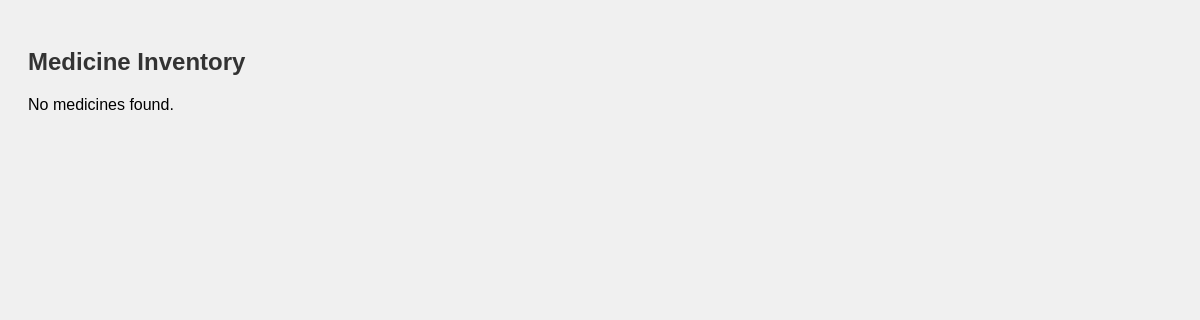
The app's page /medicines/view_medicines.php, older data.
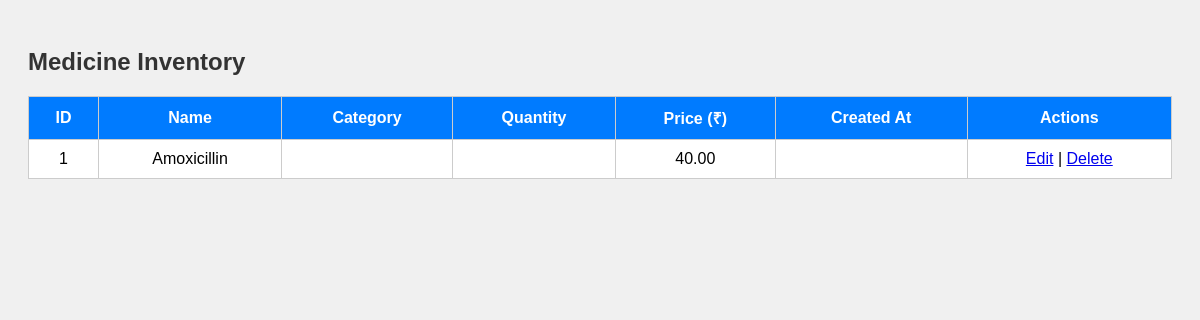
The same page, newer data.
### tables this page shows
CREATE TABLE `medicines` (
  `id` int(11) NOT NULL,
  `name` varchar(100) DEFAULT NULL,
  `price` decimal(10,2) DEFAULT NULL,
  `stock` int(11) DEFAULT NULL,
  `medicine_id` int(11) NOT NULL
);

### medicines/view_medicines.php (the view, shortened to what this page needs)
<?php
$conn = new mysqli("localhost", "root", "", "clinic_db");
$sql = "SELECT * FROM medicines ORDER BY id DESC";
$result = $conn->query($sql);
?>
<!DOCTYPE html>
<html>
<head>
</head>
<body>
<h2>Medicine Inventory</h2>
<?php if ($result->num_rows > 0): ?>
<table>
    <tr>
        <th>ID</th>
        <th>Name</th>
        <th>Category</th>
        <th>Quantity</th>
        <th>Price (₹)</th>
        <th>Created At</th>
        <th>Actions</th>
    </tr>
    <?php while($row = $result->fetch_assoc()): ?>
    <tr>
        <td><?= $row["id"] ?></td>
        <td><?= $row["name"] ?></td>
        <td><?= $row["category"] ?></td>
        <td><?= $row["quantity"] ?></td>
        <td><?= $row["price"] ?></td>
        <td><?= $row["created_at"] ?></td>
        <td>
            <a href="edit_medicine.php?id=<?= $row["id"] ?>">Edit</a> |
            <a href="delete_medicine.php?id=<?= $row["id"] ?>" onclick="return confirm('Are you sure you want to delete this medicine?');">Delete</a>
        </td>
    </tr>
    <?php endwhile; ?>
</table>
<?php else: ?>
    <p>No medicines found.</p>
<?php endif; ?>
</body>
</html>

### medicines/view_medicines.php (style rules this page uses)
body { font-family: Arial; padding: 20px; background: #f0f0f0; }
table { border-collapse: collapse; width: 100%; background: white; }
th, td { border: 1px solid #ccc; padding: 10px; text-align: center; }
th { background: #007bff; color: white; }
h2 { color: #333; }

Row changes from the older to the newer data that the page shows:
added medicines: id "1", name "Amoxicillin", price "40.00"
Text that changed along with them:
text no longer shown: "No medicines found."
text now shown: "ID Name Category Quantity Price (₹) Created At Actions"
